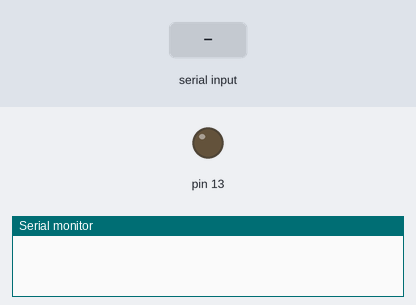
Simulated run of this sketch. Board: Arduino Uno, built with avr-gcc and run on an emulated ATmega328P. On the bench: output pins drawn as LEDs (lit = HIGH), the last lines printed to the serial monitor. The inputs (shaded band) are chosen by the test bench.

Above: at 1.2 s.
1.3 s: "aa" received over Serial
At 1.9 s:
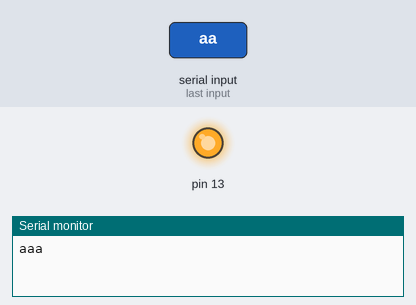
Timing chart, 0 to 4.8 s (numbered marks = the images above; inputs shaded):
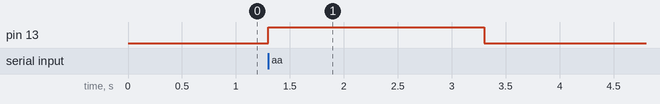

Measured:
- after the input at 1.3 s, pin 13: LOW → HIGH at once, → LOW 2.0 s later

The sketch:

test_SoftSerial.ino
```cpp
#include<SoftwareSerial.h>

SoftwareSerial softSerial(5,6);
// the setup routine runs once when you press reset:
void setup() {
  // initialize serial communication at 9600 bits per second:
  Serial.begin(9600);
  softSerial.begin(115200);
  // make the pushbutton's pin an input:
  pinMode(13,OUTPUT);
  softSerial.listen();
}

// the loop routine runs over and over again forever:
void loop() {
//  char str='';
  if (Serial.available()>0){
    char str = Serial.read();
    Serial.println("aaa");
    if (str=='a'){
      digitalWrite(13, HIGH);
      delay(1000);
      digitalWrite(13, LOW);
    }
  }

  if (softSerial.available()>0) {
    String str = softSerial.readStringUntil('a');
    if (str.compareTo("GO")==0){
      digitalWrite(12, HIGH);
    delay(1000);
    digitalWrite(12, LOW);
    }
    softSerial.println(str);
  }
}
```
